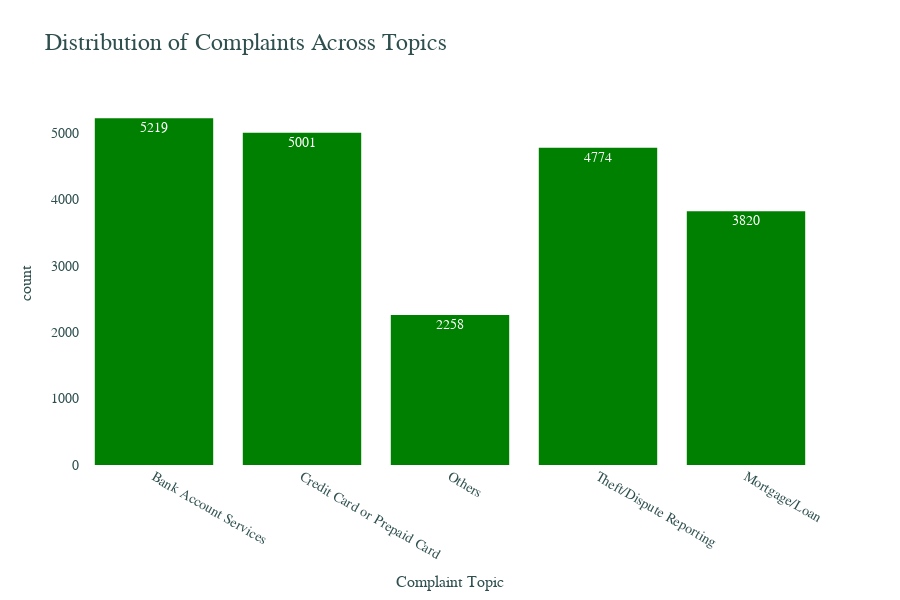

Notebook cell for this chart:
### Code cell
import plotly.express as px

# Create an interactive count plot for complaint topics using Plotly
fig_topic = px.histogram(df_clean, 
                         x='Topic', 
                         color_discrete_sequence=['green'],  # Set bar color to Green
                         title='Distribution of Complaints Across Topics',
                         labels={'Topic': 'Complaint Topic', 'count': 'Count'},
                         text_auto=True)  # Automatically add the count text on top of the bars

# Update layout for better readability
fig_topic.update_layout(
    title=dict(
        font=dict(size=24, color='darkslategray', family="Arial"),  # Darker title color
    ),
    xaxis=dict(
        title=dict(font=dict(size=16, color='darkslategray')),  # Darker axis title
        tickfont=dict(size=14, color='darkslategray'),  # Darker tick font color
        tickangle=30,  # Angle x-axis labels for better readability
        automargin=True,  # Automatically adjust margins to fit labels
    ),
    yaxis=dict(
        title=dict(font=dict(size=16, color='darkslategray')),  # Darker y-axis title
        tickfont=dict(size=14, color='darkslategray')  # Darker y-axis ticks
    ),
    font=dict(size=14, family="Arial, sans-serif", color='darkslategray'),  # General text font styling
    paper_bgcolor='white',  # Set background to white for better contrast
    plot_bgcolor='rgba(0, 0, 0, 0)',  # Transparent background for the plot area
    showlegend=False,  # Remove legend for a cleaner look
    height=600  # Set plot height for a cleaner layout
)

# Display the figure
fig_topic.show()

### Figure 1 — Plotly figure (JSON) as saved in the notebook; plotly's stock layout.template omitted (floating-point values rounded to 4 significant figures; data arrays with more than 128 entries replaced by an {"elided": "..."} marker saying what was removed)
{"data": [{"alignmentgroup": "True", "bingroup": "x", "hovertemplate": "Complaint Topic=%{x}<br>count=%{y}<extra></extra>", "legendgroup": "", "marker": {"color": "green", "pattern": {"shape": ""}}, "name": "", "offsetgroup": "", "orientation": "v", "showlegend": false, "texttemplate": "%{value}", "type": "histogram", "x": {"elided": "21072 str values"}, "xaxis": "x", "yaxis": "y"}], "layout": {"barmode": "relative", "font": {"color": "darkslategray", "family": "Arial, sans-serif", "size": 14}, "height": 600, "legend": {"tracegroupgap": 0}, "paper_bgcolor": "white", "plot_bgcolor": "rgba(0, 0, 0, 0)", "showlegend": false, "title": {"font": {"color": "darkslategray", "family": "Arial", "size": 24}, "text": "Distribution of Complaints Across Topics"}, "xaxis": {"anchor": "y", "automargin": true, "domain": [0, 1], "tickangle": 30, "tickfont": {"color": "darkslategray", "size": 14}, "title": {"font": {"color": "darkslategray", "size": 16}, "text": "Complaint Topic"}}, "yaxis": {"anchor": "x", "domain": [0, 1], "tickfont": {"color": "darkslategray", "size": 14}, "title": {"font": {"color": "darkslategray", "size": 16}, "text": "count"}}}}
